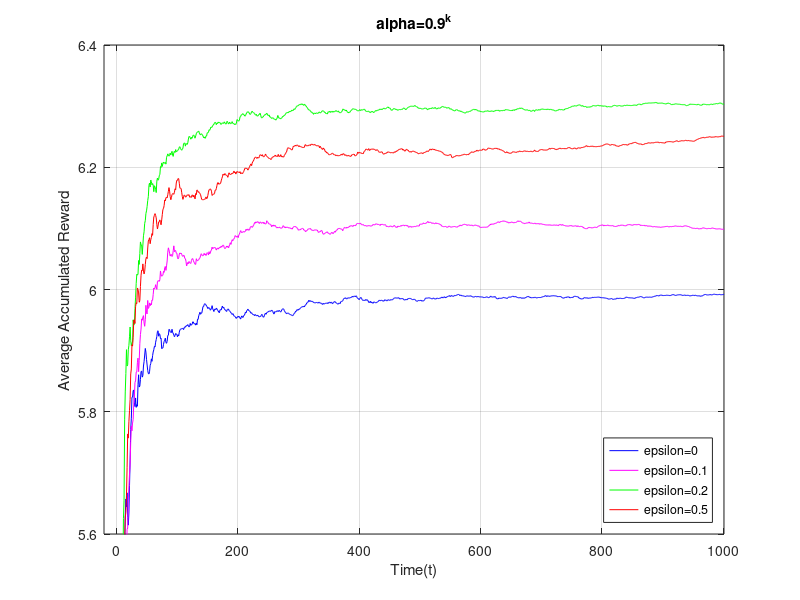

MATLAB code to generate this figure:

% alpha=0.9^k
epsilon=[0,0.1,0.2,0.5];
Q=zeros(4,100,1001,2);
R=zeros(4,100,1001);
for n=1:4
    for i=1:100
        for k=1:1000
            alpha = (0.9)^k;
            if rand(1)<epsilon(n)
                if rand(1)<0.5
                    action=1;
                else
                    action=2;
                end
            else
                if Q(n,i,k,1)>Q(n,i,k,2)
                    action=1;
                elseif Q(n,i,k,1)<Q(n,i,k,2)
                    action=2;
                else
                    if rand(1)<0.5
                        action=1;
                    else
                        action=2;
                    end
                end
            end
            if action==1
                reward = sqrt(10).*randn(1) + 5;
                Q(n,i,k+1,1) = Q(n,i,k,1) + alpha * (reward - Q(n,i,k,1));
                Q(n,i,k+1,2) = Q(n,i,k,2);
            else
                if rand(1)>0.5
                    reward = sqrt(15).*randn(1) + 10;
                else
                    reward = sqrt(10).*randn(1) + 4;
                end
                Q(n,i,k+1,1) = Q(n,i,k,1);
                Q(n,i,k+1,2) = Q(n,i,k,2) + alpha * (reward - Q(n,i,k,2));
            end
            R(n,i,k+1)=reward;
        end
    end
end
R_acc=R;
for k=1:1001
    R_acc(:,:,k)=sum(R(:,:,1:k),3)./k;
end
R_acc=sum(R_acc,2)./100;

Q=sum(Q,2)./100;

save('project_1_a_2_R.mat','R');
save('project_1_a_2_Q.mat','Q');

figure(1),plot(1:1001,squeeze(R_acc(1,1,:)),'-b')
hold on
figure(1),plot(1:1001,squeeze(R_acc(2,1,:)),'-m')
hold on
figure(1),plot(1:1001,squeeze(R_acc(3,1,:)),'-g')
hold on
figure(1),plot(1:1001,squeeze(R_acc(4,1,:)),'-r')
hold on
figure(1),axis([-20,1001,5.6,6.4])
% figure(1),axis([-20,1001,-0.2,7])
grid on

legend({'epsilon=0','epsilon=0.1','epsilon=0.2','epsilon=0.5'},'Location','southeast')

title('alpha=0.9^k')
xlabel('Time(t)')
ylabel('Average Accumulated Reward')
